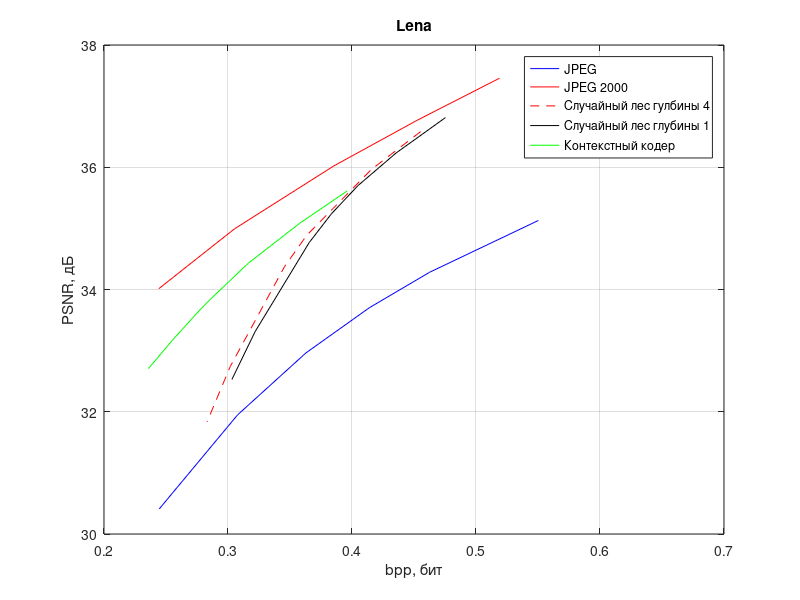

Recreate this plot in MATLAB.
% JPEG
y = [30.4113 31.9483 32.9617 33.7045 34.2822 35.1293];
x = [0.2446 0.3077 0.3628 0.4142 0.4626 0.5503];
plot(x, y, 'b')
hold on
grid on
title('Lena')
xlabel('bpp, бит')
ylabel('PSNR, дБ')

% JPEG 200
y = [34.0133 34.9903 36.0225 36.7682  37.4569];
x = [0.2442  0.3051 0.3854 0.4525 0.519];
plot(x, y, 'r')

% Лес
y = [36.58277132050156 35.96067112662177 35.32855634237591 34.88602737671718 34.37252475178023 32.740726038061986 31.836502226888687];
x = [0.475328369140625 0.43544189453125 0.404893798828125 0.38343994140625 0.365526123046875 0.321824951171875 0.303148193359375];
plot(x - 0.02, y, 'r--')

% Пни
y = [35.81197270 35.23129553 34.7011435925 34.239445017616 33.76916120213 32.3097685579 31.5286939750];
x = [0.475328369140625 0.43544189453125 0.404893798828125 0.38343994140625 0.365526123046875 0.321824951171875 0.303148193359375];
plot(x, y + 1, 'k')

% Контекстный кодер
y = [35.610938316354996, 35.083484971857054, 34.42888992393367, 33.84555990258561, 33.69079600468061, 33.17439339494001, 32.70583198522003];
x = [0.396026611328125, 0.357818603515625, 0.3162841796875, 0.28607177734375, 0.278472900390625, 0.25531005859375, 0.23583984375];
plot(x, y, 'g')

legend('JPEG', 'JPEG 2000', 'Случайный лес гулбины 4',...
    'Случайный лес глубины 1', 'Контекстный кодер')
